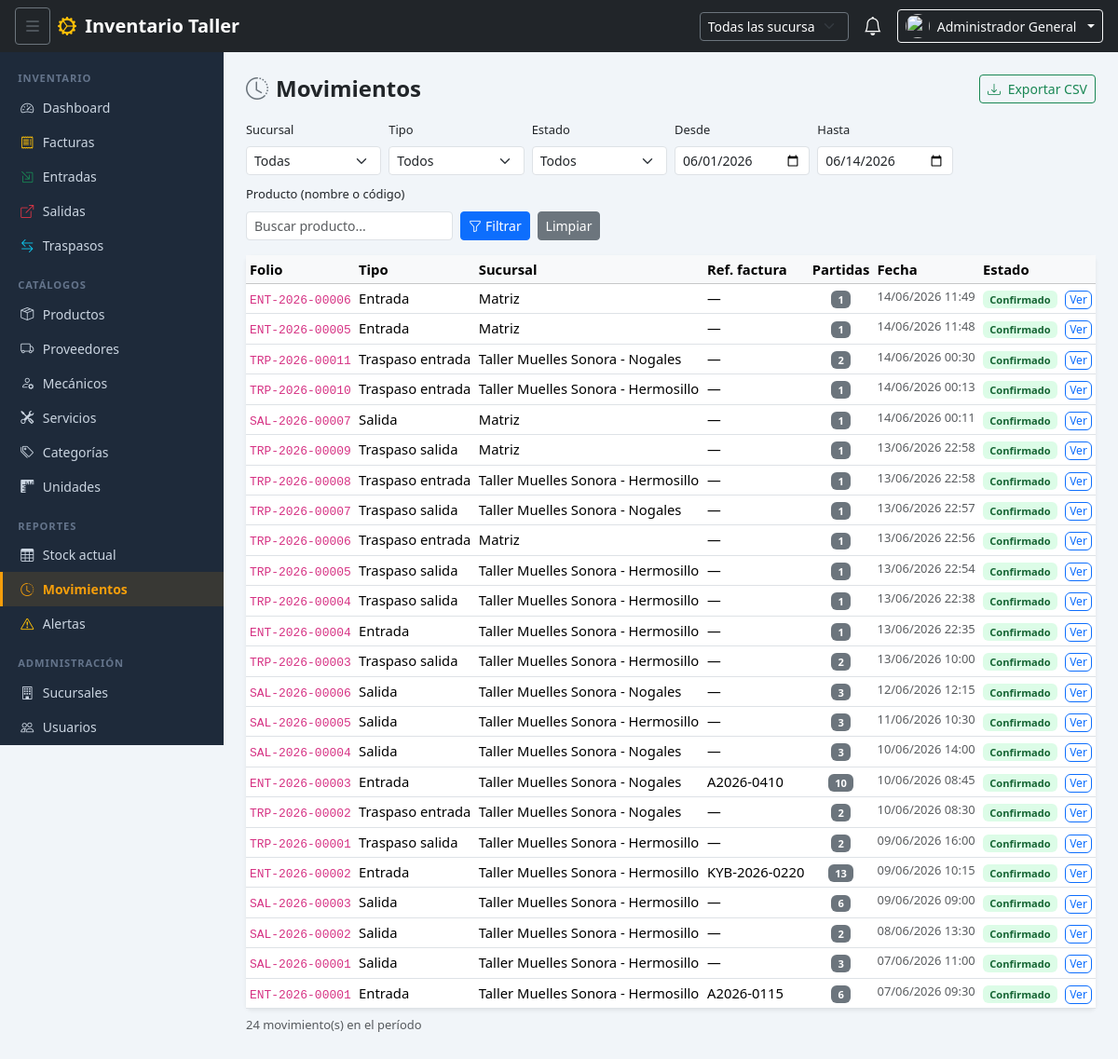
The page /?modulo=reportes&accion=movimientos (signed in) on the database its author committed.
### tables this page shows
CREATE TABLE `movimientos` (
  `id` int(10) unsigned NOT NULL AUTO_INCREMENT,
  `tipo` enum('entrada','salida','traspaso_salida','traspaso_entrada','ajuste') NOT NULL,
  `folio` varchar(30) NOT NULL,
  `sucursal_id` tinyint(3) unsigned NOT NULL,
  `sucursal_dest_id` tinyint(3) unsigned DEFAULT NULL,
  `proveedor_id` int(10) unsigned DEFAULT NULL,
  `mecanico_id` int(10) unsigned DEFAULT NULL,
  `servicio_id` smallint(5) unsigned DEFAULT NULL,
  `referencia_factura` varchar(80) DEFAULT NULL,
  `uuid_cfdi` char(36) DEFAULT NULL,
  `notas` text DEFAULT NULL,
  `estado` enum('borrador','confirmado','cancelado') NOT NULL DEFAULT 'confirmado',
  `usuario_id` int(10) unsigned NOT NULL,
  `created_at` datetime NOT NULL DEFAULT current_timestamp(),
  PRIMARY KEY (`id`),
  UNIQUE KEY `uq_mov_folio` (`folio`),
  KEY `idx_mov_tipo_fecha` (`tipo`,`created_at`),
  KEY `idx_mov_sucursal` (`sucursal_id`),
  KEY `idx_mov_mecanico` (`mecanico_id`),
  KEY `idx_mov_uuid` (`uuid_cfdi`),
  KEY `fk_mov_suc2` (`sucursal_dest_id`),
  KEY `fk_mov_prov` (`proveedor_id`),
  KEY `fk_mov_ser` (`servicio_id`),
  KEY `fk_mov_usr` (`usuario_id`),
  CONSTRAINT `fk_mov_mec` FOREIGN KEY (`mecanico_id`) REFERENCES `mecanicos` (`id`),
  CONSTRAINT `fk_mov_prov` FOREIGN KEY (`proveedor_id`) REFERENCES `proveedores` (`id`),
  CONSTRAINT `fk_mov_ser` FOREIGN KEY (`servicio_id`) REFERENCES `servicios` (`id`),
  CONSTRAINT `fk_mov_suc1` FOREIGN KEY (`sucursal_id`) REFERENCES `sucursales` (`id`),
  CONSTRAINT `fk_mov_suc2` FOREIGN KEY (`sucursal_dest_id`) REFERENCES `sucursales` (`id`),
  CONSTRAINT `fk_mov_usr` FOREIGN KEY (`usuario_id`) REFERENCES `usuarios` (`id`)
);

CREATE TABLE `sucursales` (
  `id` tinyint(3) unsigned NOT NULL AUTO_INCREMENT,
  `nombre` varchar(100) NOT NULL,
  `ciudad` varchar(80) NOT NULL,
  `direccion` varchar(255) DEFAULT NULL,
  `telefono` varchar(20) DEFAULT NULL,
  `activa` tinyint(1) NOT NULL DEFAULT 1,
  `created_at` datetime NOT NULL DEFAULT current_timestamp(),
  `foto` varchar(255) DEFAULT NULL,
  `latitud` decimal(10,7) DEFAULT NULL,
  `longitud` decimal(10,7) DEFAULT NULL,
  PRIMARY KEY (`id`)
);

### core/Controller.php (called while the page is built, shortened)
<?php
class Controller
{
    protected function render(string $vista, array $datos = []): void
    {
        require_once BASE_PATH . '/shared/views/layout.php';
    }
    protected function getInt(string $key, int $default = 0): int
    {
        return (int) ($_GET[$key] ?? $default);
    }
    protected function getStr(string $key, string $default = ''): string
    {
        return trim(strip_tags($_GET[$key] ?? $default));
    }
}

### modules/reportes/ReporteController.php (called while the page is built, shortened)
<?php
require_once BASE_PATH . '/core/Controller.php';
require_once BASE_PATH . '/modules/reportes/ReporteModel.php';
class ReporteController extends Controller
{
    private ReporteModel $model;
    public function __construct()
    {
        $this->model = new ReporteModel();
    }
    public function movimientos(): void
    {
        $sucursal_id      = $this->getInt('sucursal_id') ?: Auth::sucursalFiltro();
        $tipo             = $this->getStr('tipo');
        $desde            = $this->getStr('desde') ?: date('Y-m-01');
        $hasta            = $this->getStr('hasta') ?: date('Y-m-d');
        $pagina           = max(1, $this->getInt('pagina', 1));
        $estado           = $this->getStr('estado');
        $producto         = $this->getStr('producto');
        $resultado  = $this->model->getMovimientos($sucursal_id, $tipo, $desde, $hasta, $pagina, $estado, $producto);
        $this->render('reportes/movimientos', compact('titulo','resultado','sucursal_id','sucursales','tipo','desde','hasta','estado','producto','vistaPath'));
    }
}

### core/Router.php (called while the page is built, shortened)
<?php
class Router
{
    public static function dispatch(): void
    {
        $accion = filter_input(INPUT_GET, 'accion', FILTER_SANITIZE_SPECIAL_CHARS) ?? 'index';
        $controller = new $clase();
        $metodo = self::sanitizarMetodo($accion);
        $controller->$metodo();
    }
    private static function sanitizarMetodo(string $accion): string
    {
        $partes = explode('_', preg_replace('/[^a-z0-9_]/', '', strtolower($accion)));
        $metodo = array_shift($partes);
        return $metodo;
    }
}

### index.php (called while the page is built, shortened)
<?php
require_once BASE_PATH . '/core/Session.php';
require_once BASE_PATH . '/core/Auth.php';
require_once BASE_PATH . '/core/Model.php';
require_once BASE_PATH . '/core/Controller.php';
require_once BASE_PATH . '/core/Router.php';
Router::dispatch();

### core/Session.php (called while the page is built, shortened)
<?php
class Session
{
    public static function get(string $key, mixed $default = null): mixed
    {
        return $_SESSION[$key] ?? $default;
    }
}

### core/Auth.php (called while the page is built, shortened)
<?php
class Auth
{
    public static function esAdmin(): bool
    {
        return Session::get('usuario_rol') === ROL_ADMIN;
    }
    public static function sucursalFiltro(): ?int
    {
        if (self::esAdmin()) {
            $sid = filter_input(INPUT_GET, 'sucursal_id', FILTER_VALIDATE_INT);
            return $sid ?: null;
        }
        return (int) Session::get('usuario_sucursal_id');
    }
}

### config/database.example.php (called while the page is built, shortened)
<?php
class Database
{
    private static ?PDO $instance = null;
    public static function getInstance(): PDO
    {
        if (self::$instance === null) {
            $dsn = sprintf(
                'mysql:host=%s;dbname=%s;charset=%s',
                DB_HOST, DB_NAME, DB_CHARSET
            );
            self::$instance = new PDO($dsn, DB_USER, DB_PASS, [
                PDO::ATTR_ERRMODE            => PDO::ERRMODE_EXCEPTION,
                PDO::ATTR_DEFAULT_FETCH_MODE => PDO::FETCH_ASSOC,
                PDO::ATTR_EMULATE_PREPARES   => false,
            ]);
        }
        return self::$instance;
    }
}

### modules/reportes/ReporteModel.php (called while the page is built, shortened)
<?php
require_once BASE_PATH . '/core/Model.php';
class ReporteModel extends Model
{
    public function getMovimientos(?int $sucursal_id, string $tipo, string $desde, string $hasta, int $pagina, string $estado = '', string $producto = ''): array
    {
        $where  = 'WHERE m.created_at BETWEEN :desde AND :hasta';
        $params = [':desde' => $desde . ' 00:00:00', ':hasta' => $hasta . ' 23:59:59'];
        $sql = "SELECT m.id, m.folio, m.tipo, m.estado, m.created_at,
                       m.referencia_factura, su.nombre AS sucursal,
                       u.nombre AS usuario,
                       (SELECT COUNT(*) FROM movimientos_detalle WHERE movimiento_id=m.id) AS num_partidas
                FROM movimientos m
                INNER JOIN sucursales su ON su.id = m.sucursal_id
                INNER JOIN usuarios u    ON u.id  = m.usuario_id
                {$where}
                ORDER BY m.created_at DESC";
        return $this->paginar($sql, $params, $pagina, 30);
    }
}

### core/Model.php (called while the page is built, shortened)
<?php
class Model
{
    protected PDO $db;
    public function __construct()
    {
        $this->db = Database::getInstance();
    }
    protected function query(string $sql, array $params = []): PDOStatement
    {
        $stmt = $this->db->prepare($sql);
        $stmt->execute($params);
        return $stmt;
    }
    protected function fetchAll(string $sql, array $params = []): array
    {
        return $this->query($sql, $params)->fetchAll();
    }
    protected function fetchColumn(string $sql, array $params = []): mixed
    {
        return $this->query($sql, $params)->fetchColumn();
    }
    public function paginar(string $sql, array $params, int $pagina, int $porPagina = 20): array
    {
        $total = (int) $this->fetchColumn(
            "SELECT COUNT(*) FROM ({$sql}) AS _t",
            $params
        );
        $offset = ($pagina - 1) * $porPagina;
        $filas  = $this->fetchAll(
            "{$sql} LIMIT {$porPagina} OFFSET {$offset}",
            $params
        );
        return [
            'filas'       => $filas,
            'total'       => $total,
            'pagina'      => $pagina,
            'por_pagina'  => $porPagina,
            'total_paginas' => max(1, (int) ceil($total / $porPagina)),
        ];
    }
}

### modules/reportes/views/movimientos.php (the view, shortened to what this page needs)
<div class="d-flex justify-content-between align-items-center mb-3">
    <h4 class="fw-bold mb-0"><i class="bi bi-clock-history text-secondary me-2"></i>Movimientos</h4>
    <a href="?modulo=reportes&accion=movimientos&<?= http_build_query(array_filter(['sucursal_id'=>$sucursal_id,'tipo'=>$tipo,'desde'=>$desde,'hasta'=>$hasta,'estado'=>$estado,'producto'=>$producto,'exportar'=>1])) ?>"
       class="btn btn-outline-success btn-sm">
        <i class="bi bi-download me-1"></i> Exportar CSV
    </a>
</div>
<form method="GET" action="<?= $appUrl ?>/" class="row g-2 mb-3 align-items-end">
    <div class="col-md-2">
        <label class="form-label small">Sucursal</label>
        <?php if (Auth::esAdmin()): ?>
        <select name="sucursal_id" class="form-select form-select-sm">
            <option value="">Todas</option>
        </select>
        <?php endif; ?>
    </div>
    <div class="col-md-2">
        <label class="form-label small">Tipo</label>
        <select name="tipo" class="form-select form-select-sm">
            <option value="">Todos</option>
        </select>
    </div>
    <div class="col-md-2">
        <label class="form-label small">Estado</label>
        <select name="estado" class="form-select form-select-sm">
            <option value="">Todos</option>
        </select>
    </div>
    <div class="col-md-2">
        <label class="form-label small">Desde</label>
        <input type="date" name="desde" class="form-control form-control-sm" value="<?= $desde ?>">
    </div>
    <div class="col-md-2">
        <label class="form-label small">Hasta</label>
        <input type="date" name="hasta" class="form-control form-control-sm" value="<?= $hasta ?>">
    </div>
    <div class="col-md-3">
        <label class="form-label small">Producto (nombre o código)</label>
        <input type="text" name="producto" class="form-control form-control-sm" placeholder="Buscar producto..." value="<?= htmlspecialchars($producto) ?>">
    </div>
    <div class="col-auto">
        <button class="btn btn-primary btn-sm" type="submit"><i class="bi bi-funnel me-1"></i>Filtrar</button>
        <a href="<?= $appUrl ?>/?modulo=reportes&accion=movimientos" class="btn btn-secondary btn-sm ms-1">Limpiar</a>
    </div>
</form>
<div class="card border-0 shadow-sm">
    <div class="card-body p-0">
        <div class="table-responsive">
            <table class="table table-sm table-hover mb-0">
                <thead class="table-light">
                    <tr><th>Folio</th><th>Tipo</th><th>Sucursal</th><th>Ref. factura</th>
                        <th class="text-center">Partidas</th><th>Fecha</th><th>Estado</th><th></th></tr>
                </thead>
                <tbody>
                <?php if (empty($resultado['filas'])): ?>
                <tr><td colspan="8" class="text-center text-muted py-4">Sin resultados para los filtros seleccionados</td></tr>
                <?php else: ?>
                <?php foreach ($resultado['filas'] as $m): ?>
                <tr>
                    <td><code><?= htmlspecialchars($m['folio']) ?></code></td>
                    <td><?= htmlspecialchars(ucfirst(str_replace('_',' ', $m['tipo']))) ?></td>
                    <td><?= htmlspecialchars($m['sucursal']) ?></td>
                    <td><?= htmlspecialchars($m['referencia_factura'] ?: '—') ?></td>
                    <td class="text-center"><span class="badge bg-secondary"><?= (int)$m['num_partidas'] ?></span></td>
                    <td class="text-muted small"><?= date('d/m/Y H:i', strtotime($m['created_at'])) ?></td>
                    <td><span class="badge badge-estado-<?= htmlspecialchars($m['estado']) ?>"><?= htmlspecialchars(ucfirst($m['estado'])) ?></span></td>
                    <td>
                        <?php
                        $modDestino = match($m['tipo']) {
                            'entrada','salida' => $m['tipo'] . 's',
                            'traspaso_salida','traspaso_entrada' => 'traspasos',
                            default => 'dashboard'
                        };
                        ?>
                        <a href="<?= $appUrl ?>/?modulo=<?= $modDestino ?>&accion=detalle&id=<?= $m['id'] ?>"
                           class="btn btn-xs btn-outline-primary py-0 px-1" style="font-size:.75rem">Ver</a>
                    </td>
                </tr>
                <?php endforeach; ?>
                <?php endif; ?>
                </tbody>
            </table>
        </div>
    </div>
</div>
<p class="text-muted small mt-2"><?= number_format($resultado['total']) ?> movimiento(s) en el período</p>

### assets/css/app.css (style rules this page uses)
:root { --sidebar-width: 240px; --navbar-height: 56px; --color-primary: #f59e0b; --color-sidebar-bg: #1e2a3a; --color-sidebar-text: #cbd5e1; --color-sidebar-active: #f59e0b; }
body { background: #f1f5f9; font-size: .925rem; }
.badge-estado-confirmado { background: #dcfce7; color: #166534; }

### rows shown on the page
movimientos: folio "ENT-2026-00006", tipo "Entrada", sucursal.nombre "Matriz", referencia_factura "—", num_partidas "1", created_at "14/06/2026 11:49", estado "Confirmado"
movimientos: folio "ENT-2026-00005", tipo "Entrada", sucursal.nombre "Matriz", referencia_factura "—", num_partidas "1", created_at "14/06/2026 11:48", estado "Confirmado"
movimientos: folio "TRP-2026-00011", tipo "Traspaso entrada", sucursal.nombre "Taller Muelles Sonora - Nogales", referencia_factura "—", num_partidas "2", created_at "14/06/2026 00:30", estado "Confirmado"
movimientos: folio "TRP-2026-00010", tipo "Traspaso entrada", sucursal.nombre "Taller Muelles Sonora - Hermosillo", referencia_factura "—", num_partidas "1", created_at "14/06/2026 00:13", estado "Confirmado"
movimientos: folio "SAL-2026-00007", tipo "Salida", sucursal.nombre "Matriz", referencia_factura "—", num_partidas "1", created_at "14/06/2026 00:11", estado "Confirmado"
movimientos: folio "TRP-2026-00009", tipo "Traspaso salida", sucursal.nombre "Matriz", referencia_factura "—", num_partidas "1", created_at "13/06/2026 22:58", estado "Confirmado"
movimientos: folio "TRP-2026-00008", tipo "Traspaso entrada", sucursal.nombre "Taller Muelles Sonora - Hermosillo", referencia_factura "—", num_partidas "1", created_at "13/06/2026 22:58", estado "Confirmado"
movimientos: folio "TRP-2026-00007", tipo "Traspaso salida", sucursal.nombre "Taller Muelles Sonora - Nogales", referencia_factura "—", num_partidas "1", created_at "13/06/2026 22:57", estado "Confirmado"
movimientos: folio "TRP-2026-00006", tipo "Traspaso entrada", sucursal.nombre "Matriz", referencia_factura "—", num_partidas "1", created_at "13/06/2026 22:56", estado "Confirmado"
movimientos: folio "TRP-2026-00005", tipo "Traspaso salida", sucursal.nombre "Taller Muelles Sonora - Hermosillo", referencia_factura "—", num_partidas "1", created_at "13/06/2026 22:54", estado "Confirmado"
movimientos: folio "TRP-2026-00004", tipo "Traspaso salida", sucursal.nombre "Taller Muelles Sonora - Hermosillo", referencia_factura "—", num_partidas "1", created_at "13/06/2026 22:38", estado "Confirmado"
movimientos: folio "ENT-2026-00004", tipo "Entrada", sucursal.nombre "Taller Muelles Sonora - Hermosillo", referencia_factura "—", num_partidas "1", created_at "13/06/2026 22:35", estado "Confirmado"
movimientos: folio "TRP-2026-00003", tipo "Traspaso salida", sucursal.nombre "Taller Muelles Sonora - Hermosillo", referencia_factura "—", num_partidas "2", created_at "13/06/2026 10:00", estado "Confirmado"
movimientos: folio "SAL-2026-00006", tipo "Salida", sucursal.nombre "Taller Muelles Sonora - Nogales", referencia_factura "—", num_partidas "3", created_at "12/06/2026 12:15", estado "Confirmado"
movimientos: folio "SAL-2026-00005", tipo "Salida", sucursal.nombre "Taller Muelles Sonora - Hermosillo", referencia_factura "—", num_partidas "3", created_at "11/06/2026 10:30", estado "Confirmado"
movimientos: folio "SAL-2026-00004", tipo "Salida", sucursal.nombre "Taller Muelles Sonora - Nogales", referencia_factura "—", num_partidas "3", created_at "10/06/2026 14:00", estado "Confirmado"
movimientos: folio "ENT-2026-00003", tipo "Entrada", sucursal.nombre "Taller Muelles Sonora - Nogales", referencia_factura "A2026-0410", num_partidas "10", created_at "10/06/2026 08:45", estado "Confirmado"
movimientos: folio "TRP-2026-00002", tipo "Traspaso entrada", sucursal.nombre "Taller Muelles Sonora - Nogales", referencia_factura "—", num_partidas "2", created_at "10/06/2026 08:30", estado "Confirmado"
movimientos: folio "TRP-2026-00001", tipo "Traspaso salida", sucursal.nombre "Taller Muelles Sonora - Hermosillo", referencia_factura "—", num_partidas "2", created_at "09/06/2026 16:00", estado "Confirmado"
movimientos: folio "ENT-2026-00002", tipo "Entrada", sucursal.nombre "Taller Muelles Sonora - Hermosillo", referencia_factura "KYB-2026-0220", num_partidas "13", created_at "09/06/2026 10:15", estado "Confirmado"
movimientos: folio "SAL-2026-00003", tipo "Salida", sucursal.nombre "Taller Muelles Sonora - Hermosillo", referencia_factura "—", num_partidas "6", created_at "09/06/2026 09:00", estado "Confirmado"
movimientos: folio "SAL-2026-00002", tipo "Salida", sucursal.nombre "Taller Muelles Sonora - Hermosillo", referencia_factura "—", num_partidas "2", created_at "08/06/2026 13:30", estado "Confirmado"
movimientos: folio "SAL-2026-00001", tipo "Salida", sucursal.nombre "Taller Muelles Sonora - Hermosillo", referencia_factura "—", num_partidas "3", created_at "07/06/2026 11:00", estado "Confirmado"
movimientos: folio "ENT-2026-00001", tipo "Entrada", sucursal.nombre "Taller Muelles Sonora - Hermosillo", referencia_factura "A2026-0115", num_partidas "6", created_at "07/06/2026 09:30", estado "Confirmado"

### other values the page prints
$appName "Inventario Taller"
$usuario['nombre'] "Administrador General"
$resultado['total'] "24"
